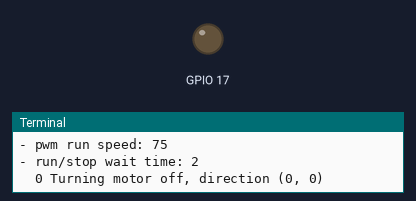
The program below on a simulated Raspberry Pi (BCM pin numbers), started with the arguments 17 17 17. Shown: output pins drawn as LEDs (lit = HIGH), the last lines printed to the terminal.

Above: at 0.05 s.
At 4.0 s:
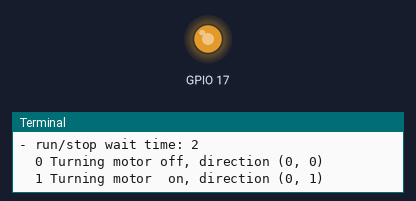
Timing chart, 0 to 5.2 s (numbered marks = the images above):
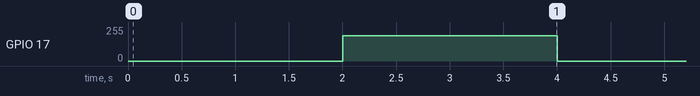

Measured:
- by itself, GPIO 17: alternates 191/255 for 2.0 s and 0/255 for 2.0 s

The program:

runMotor.py
```python
#!/usr/bin/python

# importing modules
import RPi.GPIO as GPIO
import time
import argparse

def handleCmdArgs():
    ''' handles command line arguments
    '''
    parser = argparse.ArgumentParser()
    parser.add_argument("pin_PWM", help="BCM pin number to use for speed", type=int)
    parser.add_argument("pin_dir_A", help="BCM pin number to use for direction A", type=int)
    parser.add_argument("pin_dir_B", help="BCM pin number to use for direction B", type=int)

    parser.add_argument("--waittime", help="wait time in seconds between toggle", type=int, default=2)
    parser.add_argument("--freq", help="frequency in Hz for the PWM signal", type=int, default=50)
    parser.add_argument("--speed", help="speed in percent for the PWM signal", type=int, default=75)

    args = parser.parse_args()
    return args

def setupMotorGpio( params ):
    ''' Sets parameters for the IOs

        params: an object with the following properties
        params.pin_dir_B: motor direction pin A
        params.pin_dir_A: motor direction pin b
        params.pin_PWM: pin to output PWM signals to (for speed)
        params.freq: frequency for PWM signal

        returns the motor object
    '''

    # set the pin numbering scheme
    GPIO.setmode(GPIO.BCM)

    # set pin for output
    GPIO.setup( params.pin_dir_A, GPIO.OUT )
    GPIO.setup( params.pin_dir_B, GPIO.OUT )
    GPIO.setup( params.pin_PWM, GPIO.OUT )
    motor = GPIO.PWM( params.pin_PWM, params.freq )

    return motor


def cleanupGpio():
    ''' code to ensure that the IO ports are in a good state after
        the program is run
    '''
    GPIO.cleanup()

def getDirectionBits( count ):
    ''' based on the integer given, the direction loops between left-stop-right-stop
        if direction bit differ, we rotate.

        returns an (,)-tuple
    '''
    directions = ((0,0), (0, 1), (1, 1), (1, 0))
    directionCount = len(directions)

    return directions[count%directionCount] # trick to loop through the list nomatter the "count value"

def setMotorDirection( direction, pin_dir_A, pin_dir_B ):
    ''' sets the IO pins to control motor direction
    '''
    GPIO.output( pin_dir_A, direction[0])
    GPIO.output( pin_dir_B, direction[1])

def setMotorSpeed( motor, doIdle, speed ):
    ''' sets the motor speed by updating the IO pins.
        idle: a boolean used to stop the motor pwm output
    '''

    # we only run when supposed to
    # altenatively we will do "active breaking", ie. use energy to make the wheels not turn
    if doIdle:
        motor.stop()
    else:
        motor.start( speed )


def runMotorLoop( motor, params ):
    # loop initial values
    count = 0

    # loop forever
    while (True):
        directionBits = getDirectionBits(count)
        beIdle = (directionBits[0] == directionBits[1]) # if the same, then we want to idle

        print "%3d Turning motor %3s, direction %s"%(count, "off" if beIdle else "on", directionBits )

        setMotorDirection( directionBits, params.pin_dir_A, params.pin_dir_B )
        setMotorSpeed( motor, beIdle, params.speed )

        time.sleep( params.waittime )
        count = count +1

def runMotor( params ):
    ''' start motor rotation. Parameter are in the "params" object
    '''

    motor = setupMotorGpio( params )

    # to catch ctrl+c in a nice way
    try:
        runMotorLoop( motor, params )
    except KeyboardInterrupt:
        print "cleanup"

    cleanupGpio()


# run if this is the "main" program (as opposed to included as module)
if __name__ == "__main__":
        config = handleCmdArgs()
        print "Using"
        print "- pwm output:", config.pin_PWM
        print "- dir output A:", config.pin_dir_A
        print "- dir output B:", config.pin_dir_B
        print "- pwm frequency:", config.freq
        print "- pwm run speed:", config.speed
        print "- run/stop wait time:", config.waittime

        runMotor( config )
```
